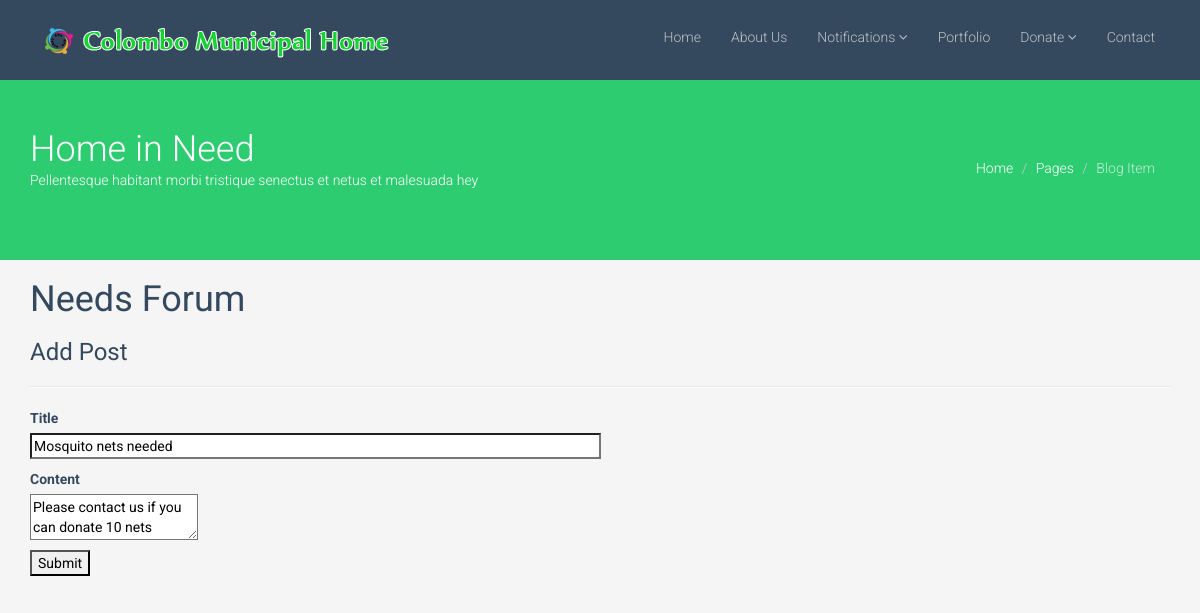
Page /8-codeigniter/blog/update/5 on the committed database.
### tables this page shows
CREATE TABLE IF NOT EXISTS `post` (
  `id` int(11) NOT NULL AUTO_INCREMENT,
  `title` varchar(255) NOT NULL,
  `content` text NOT NULL,
  `created` timestamp NOT NULL DEFAULT CURRENT_TIMESTAMP,
  PRIMARY KEY (`id`)
);

### 8-codeigniter/application/models/post_model.php (called while the page is built, shortened)
<?php
class Post_model extends Model
{
	public function getById($id)
	{
		$query = $this->db->get_where('post', array('id' => $id));
		return $query->row();
	}
}

### 8-codeigniter/application/controllers/blog.php (called while the page is built, shortened)
<?php
class Blog extends Controller
{
	public function __construct()
	{
		$this->load->database();
		$this->load->helper('url');
		$this->load->model('Post_model', 'post');
	}
	public function update()
	{
		$id = $this->uri->segment(3);
		$post = $this->post->getById($id);
		$this->load->helper('form');
		$data['action'] = site_url('blog/update/'.$id);
		$data['title'] = $post->title;
		$data['content'] = $post->content;
		$this->load->view('header');
		$this->load->view('upsert', $data);
		$this->load->view('footer');
	}
}

### 8-codeigniter/system/codeigniter/CodeIgniter.php (called while the page is built, shortened)
<?php  if ( ! defined('BASEPATH')) exit('No direct script access allowed');
$EXT =& load_class('Hooks');
$EXT->_call_hook('pre_system');
$URI =& load_class('URI');
$RTR =& load_class('Router');
$method = $RTR->fetch_method();
$EXT->_call_hook('pre_controller');
$CI = new $class();
if ($RTR->scaffolding_request === TRUE)
{
	if ($EXT->_call_hook('scaffolding_override') === FALSE)
	{
		$CI->_ci_scaffolding();
	}
}
else
{
	if (method_exists($CI, '_remap'))
	{
		$CI->_remap($method);
	}
	else
	{
		call_user_func_array(array(&$CI, $method), array_slice($URI->rsegments, 2));
	}
}

### 8-codeigniter/index.php (called while the page is built, shortened)
<?php
require_once BASEPATH.'codeigniter/CodeIgniter'.EXT;

### 8-codeigniter/system/codeigniter/Base5.php (called while the page is built)
<?php  if ( ! defined('BASEPATH')) exit('No direct script access allowed');
class CI_Base {
	private static $instance;
	public function CI_Base()
	{
		self::$instance =& $this;
	}
	public static function &get_instance()
	{
		return self::$instance;
	}
}
function &get_instance()
{
	return CI_Base::get_instance();
}

### 8-codeigniter/application/views/upsert.php (the view)
<?php echo form_open($action) ;?>
	<p>
		<label for="title">Title</label><br />
		<input id="title" name="title" type="text"
			size="75" value="<?php echo $title; ?>" />
	</p>
	<p>
		<label for="content">Content</label><br />
		<textarea id="content" name="content"
			><?php echo $content; ?></textarea>
	</p>
	<p>
		<input type="submit" />
	</p>
</form>

### 8-codeigniter/css/main.css (style rules this page uses)
body { padding-top: 80px; color: #34495e; background: #f5f5f5; font-family: 'Roboto', sans-serif; font-weight: 300; }
a { color: #34495e; -webkit-transition: 300ms; -moz-transition: 300ms; -o-transition: 300ms; transition: 300ms; }

### rows in the picture
post: title "Mosquito nets needed", content "Please contact us if you can donate 10 nets"

### other values in the picture
anchor('blog/create', 'Add Post') "Add Post"
